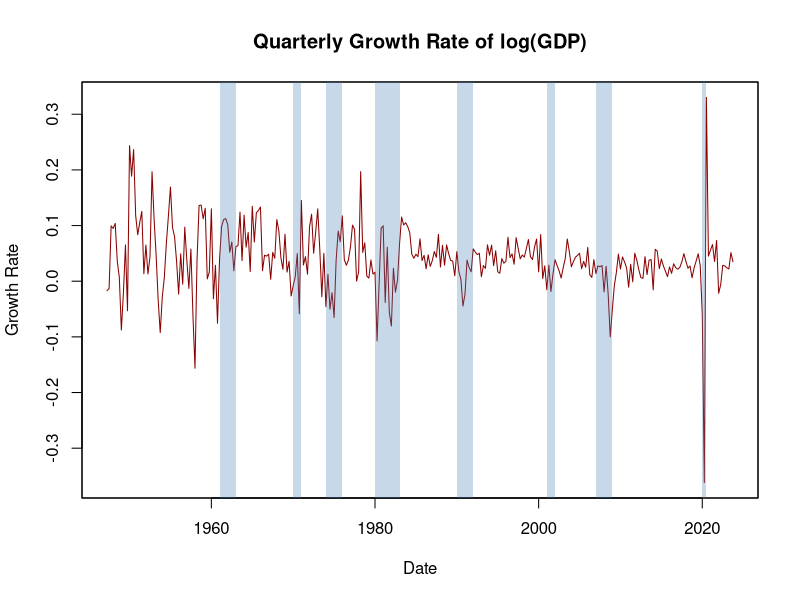
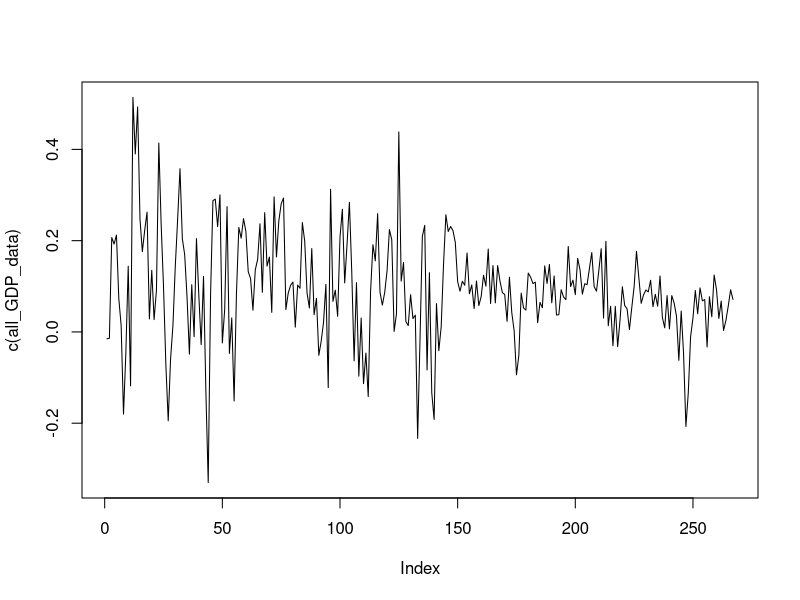
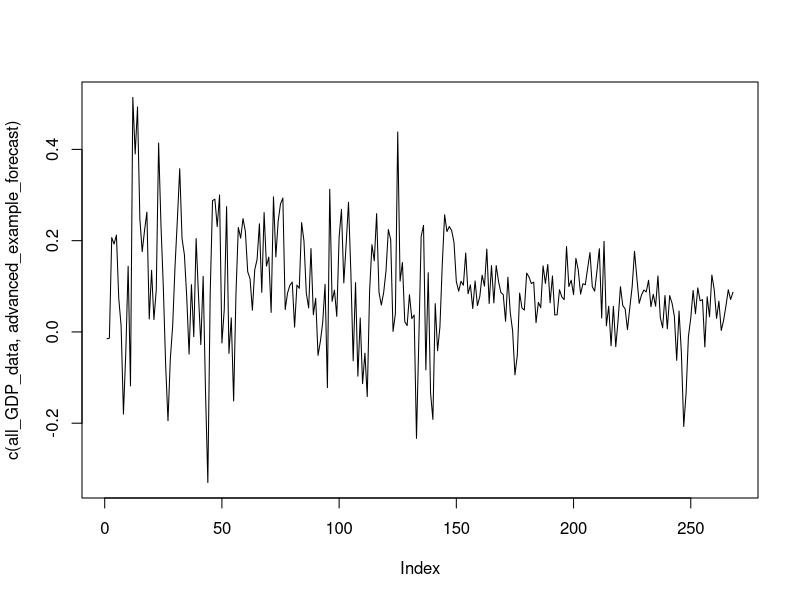
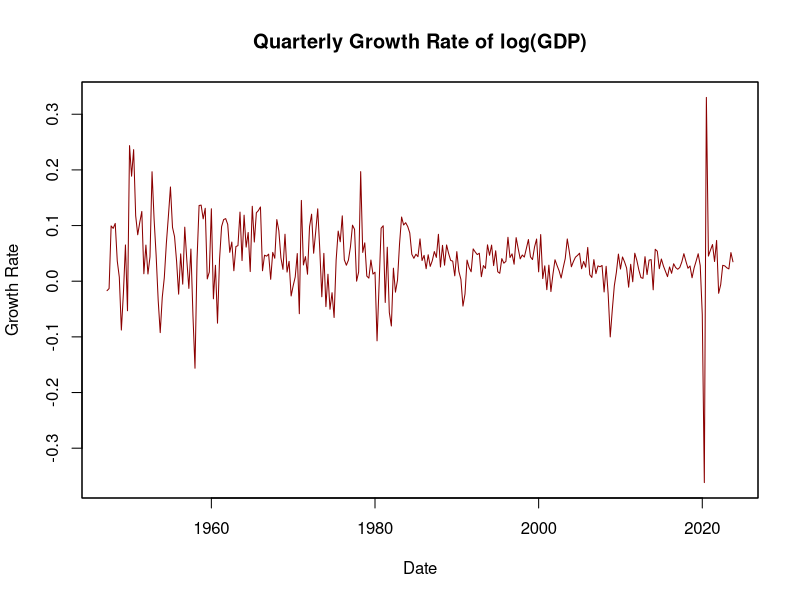

Reproduce these figures in R, in order. (Note: this script raises an error after producing the figures.)
## ---- chunk 1

library(tidyverse)
library(ggplot2)
library(zoo)
library(forecast)
library(xts)
library(readxl)

## ---- chunk 2

# Reading the GDP data
RGDP_Data <- read_excel("RGDP Data.xlsx")

# extracting the most revised values/recent data (2024 Q1) 
latest_data <- RGDP_Data$ROUTPUT24Q1

# creating a lag for all quarters
lag(latest_data)

# check is a dataset to validate whether the data is stationary 
check <- data.frame(RGDP_Data$DATE, log(latest_data), lag(log(latest_data)))

check <- check %>% 
  rename(c("Date" = "RGDP_Data.DATE",
           "Raw Data" = "log.latest_data.",
           "First Lag" = "lag.log.latest_data.."))

# calculating growth rate of log(GDP) from one quarter to the next
check <- check[-1,] %>% 
  mutate(growth_rate = (log(`Raw Data`) - log(`First Lag`))/log(`First Lag`) * 100)

# formatting the data variable in terms of year and quarters
Dates <- gsub(":", " ", check$Date) 
check <- check %>% 
  mutate(Time = as.yearqtr(Dates)) %>% 
  select(c(Time, growth_rate)) %>% 
  mutate(growth_rate = as.numeric(growth_rate))

check_xts <- xts(check$growth_rate, check$Time) 

plot(as.zoo(check_xts), 
     plot.type = "single", 
     col = c("darkred"),
     lwd = 1,
     xlab = "Date",
     ylab = "Growth Rate",
     main = "Quarterly Growth Rate of log(GDP)")

# function that transform years to class 'yearqtr'
YToYQTR <- function(years){
  return(
      sort(as.yearqtr(sapply(years, paste, c("Q1", "Q2", "Q3", "Q4"))))
  )
}

# recessions
recessions <- YToYQTR(c(1961:1962, 1970, 1974:1975, 1980:1982, 1990:1991,
                2001, 2007:2008))
# the COVID recession ended in April 2020 according to the Fed
recessions_covid <- append(recessions, 
                           c(as.yearqtr("2020 Q1"), 
                             as.yearqtr("2020 Q2")))
          
# colour shading for recessions
xblocks(time(as.zoo(check_xts)), 
        c(time(check_xts) %in% recessions_covid), 
        col = alpha("steelblue", alpha = 0.3))


## EXPLAIN EVERYTHING 
# variance of initial years (prior to them changing to GDP) seems higher 
## ---- chunk 3

# Using the basic AR model from lecture 
# Inputs: Y - predicted variable, p - AR order, h - forecast horizon

fitAR=function(Y,p,h){
  
  # create p lags + forecast horizon shift (=h option)
  aux = embed(Y, p+h)
  
  #  Y variable aligned/adjusted for missing data due to lags
  y = aux[,1] 
  
  # lags of Y (predictors) corresponding to forecast horizon (prevent leakage)
  X = as.matrix(aux[,-c(1:(ncol(Y)*h))])

  # retrieve last p observations
  X.out = tail(aux,1)[1:ncol(X)] 

  # estimate direct h-step AR(p) by OLS 
  model = lm(y~X) 
  
  # extract coefficients
  coef = coef(model) 

  #make a forecast using the last few observations: a direct h-step forecast.
  pred = c(1,X.out)%*%coef 
  
  #note the addition of a constant to the test observation vector
  
  #get unadjusted rmsfe (ignoring estimation uncertainty)
  rmsfe = sqrt(sum(model$residuals^2)/nrow(X)) 
  
  #save estimated AR regression, prediction, and estimated coefficients
  return(list("model"=model,"pred"=pred,"coef"=coef, "rmsfe"=rmsfe)) 
}


# Creating a test dataset that comprises the growth_rate from the check dataset 

test_AR <- as.matrix(check$growth_rate)


fitAR(test_AR, 2, 2)

## ---- chunk 4

# calculating mean first revision percentage changes 

# extracting initial values of all variables from 1965 Q3 to 2019 Q4 (pre-covid)
# 1965 Q4 onwards is when they first started revising data from the previous quarter 

data_65q3_onwards <- RGDP_Data[c(75:292), c(1:219)]  %>% 
  subset(select = -DATE) 

# convert the above data to a matrix for easier manipulation
m1 <- as.matrix(data_65q3_onwards) 

data_65q3_onwards <- matrix(m1, ncol = ncol(data_65q3_onwards), dimnames = NULL)

# base dataset showing the GDP values across quarters 

GDP_across_q <- RGDP_Data[c(74:293), c(1:220)] %>%
  subset(select = -DATE) %>%
  mutate_all(as.numeric)

colnames(GDP_across_q) <- NULL

GDP_across_q <- as.matrix(GDP_across_q) 

lagged_GDP_across_q <- lag(GDP_across_q)

df <- 100 * (log(GDP_across_q) - log(lagged_GDP_across_q))/log(lagged_GDP_across_q)

# Removing the first and last row since we had added those to compute the lag.
df <- df[-c(1, 220),]

# Revised values is a data frame that shows the growth rate of each quarter as compared to the previous quarter, across revisions. For instance, revision0 is the initial growth rate for each quarter, and revision1 shows the growth rate after values have been revised. 

revised_growth <- data.frame(matrix(NA, nrow = 218, ncol = 0))

for (i in 0:40){
  na_vector = c(replicate(218, NA)) 
  na_vector = as.numeric(na_vector)
  
  values <- diag(df)
  
  col_name = paste0("revision", i)
  
  na_vector[1:(218-i)] = values[1:(218-i)]
  revised_growth[[`col_name`]] = na_vector
  
  df <- df[,-c(1)]
}


# Now, we are looking into how the growth rates change due to revision
lagged_growth <- revised_growth[, -c(ncol(revised_growth))]
revised_growth <- revised_growth[,-c(1)]

# We're taking the average of the change in growth per revision 
change_in_growth <- 100*((revised_growth - lagged_growth)/lagged_growth)

change_in_growth[sapply(change_in_growth, is.infinite)] <- NA
  
change_in_growth <- change_in_growth %>% apply(2, mean, na.rm = TRUE)

## ---- chunk 5

# n refers to the number of periods that sum up to 10 years for a given dataset. For instance, n = 40 for a dataset arranged by quarters, and n = 120 for a dataset arranged by months.

prep_func = function(dataset, row_range, col_range, n){
  
  # cut dataset into relevant ranges
  
  data_across_q <- dataset[row_range, col_range] %>%
    #subset(select = -DATE) %>%
    mutate_all(as.numeric)
  
  colnames(data_across_q) <- NULL
  
  data_across_q <- as.matrix(data_across_q) 
  
  lagged_data_across_q <- lag(data_across_q)
  
  df <- 100 * (log(data_across_q) - log(lagged_data_across_q))/log(lagged_data_across_q)
  
  # Removing the first and last row since we had added those to compute the lag.
  df <- df[-c(1, length(row_range)),]
  
# Revised values is a data frame that shows the growth rate of each quarter as compared to the previous quarter, across revisions. For instance, revision0 is the initial growth rate for each quarter, and revision1 shows the growth rate after values have been revised. 
  
  revised_growth <- data.frame(matrix(NA, nrow = length(row_range) - 2, ncol = 0))
  
  for (i in 0:n){
    na_vector = c(replicate(length(row_range) - 2, NA)) 
    na_vector = as.numeric(na_vector)
    
    values <- diag(df)
    
    col_name = paste0("revision", i)
    
    na_vector[1:(length(row_range) - 2 -i)] = values[1:(length(row_range) - 2 -i)]
    revised_growth[[`col_name`]] = na_vector
    
    df <- df[,-c(1)]
  }
  
  revised_growth_df <- revised_growth
  
  # Now, we are looking into how the growth rates change due to revision
  lagged_growth <- revised_growth[, -c(ncol(revised_growth))]
  revised_growth <- revised_growth[,-c(1)]
  
  # We're taking the average of the change in growth per revision 
  change_in_growth <- 100*((revised_growth - lagged_growth)/lagged_growth)
  
  change_in_growth[sapply(change_in_growth, is.infinite)] <- NA
    
  change_in_growth <- change_in_growth %>% apply(2, mean, na.rm = TRUE)
  
  return(list("df" = revised_growth_df, "delta" = change_in_growth))
}

dataset <- RGDP_Data
row_range <- c(74:293)
col_range <- c(2:220)

a = RGDP_Data[c(74:293), c(2:220)]

post_prep_gdp <- prep_func(dataset, row_range, col_range, 40)
post_prep_gdp_df <- post_prep_gdp$df
post_prep_gdp_delta = post_prep_gdp$delta
## ---- chunk 6

# Housing Starts data only available from 1970 Apr onwards, is in monthly rather than quarterly

hstarts <- read_excel("hstartsMvMd.xlsx")

# Row and column range from 1970 Apr to 2024 Feb (Values from 2024 Mar)

#hstart_row_range <- c(279:926)
#hstart_col_range <- c(29:675)

# hstarts[hstart_row_range, hstart_col_range]

# Accounting for covid, stopping at Mar 2020 values

hstart_row_range <- c(279:879)
hstart_col_range <- c(29:628)

# hstarts[hstart_row_range, hstart_col_range]

post_prep_hstart <- prep_func(hstarts, hstart_row_range, hstart_col_range, 120)
post_prep_hstart_df <- post_prep_hstart$df
post_prep_hstart_delta <- post_prep_hstart$delta



## ---- chunk 7

example_q = "2014 Q1"
example_yq = as.yearqtr(example_q)

############
## GDP 
############

# Formatting dataframe of quarters and their estimated values
working_df = RGDP_Data[, -c(1)] %>%
  mutate_all(as.numeric)

colnames(working_df) <- sapply(seq(as.Date(as.yearqtr("1965 Q4", format = "%Y Q%q")), by="quarter", length.out = ncol(working_df)), function(x) format(as.yearqtr(x), format = "%Y Q%q"))

rownames(working_df) <- sapply(seq(as.Date(as.yearqtr("1947 Q1", format = "%Y Q%q")), by="quarter", length.out = nrow(working_df)), function(x) format(as.yearqtr(x), format = "%Y Q%q"))

# Calculating growth rate of each quarter
lagged_working_df = lag(working_df)
perc_change_df = (100 * (log(working_df) - log(lagged_working_df)) / log(lagged_working_df))[-c(1),]


############
## HStarts
############

# revised hstarts data 
hstart_row_range <- c(279:879)
hstart_col_range <- c(29:628)

hstarts_revised <- hstarts[hstart_row_range, hstart_col_range] %>%
    mutate_all(as.numeric)

colnames(hstarts_revised) <- sapply(seq(as.Date(as.yearmon("1970 M04", format = "%Y M%m")), by="month", length.out = ncol(hstarts_revised)), function(x) format(as.yearmon(x), format = "%Y M%m"))

rownames(hstarts_revised) <- sapply(seq(as.Date(as.yearmon("1970 M03", format = "%Y M%m")), by="month", length.out = nrow(hstarts_revised)), function(x) format(as.yearmon(x), format = "%Y M%m"))

# Calculating growth rate of each quarter
lagged_hstarts_revised = lag(hstarts_revised)
perc_change_df_hstarts = (100 * (log(hstarts_revised) - log(lagged_hstarts_revised)) / log(hstarts_revised))[-c(1),]

## ---- chunk 8

end_of_row_mark = (example_yq - as.yearqtr("1947 Q1", format = "%Y Q%q")) * 4 - 1

basic_values <- perc_change_df[1:end_of_row_mark,][[`example_q`]]

test <- as.matrix(basic_values)

basic_AR_model = fitAR(test, 2, 2)

basic_example_forecast = basic_AR_model$pred
basic_example_model = basic_AR_model$model
basic_example_forecast

AIC_basicAR = AIC(basic_AR_model$model)
AIC_basicAR


## ---- chunk 9

# Split dataframe into 10 years before target date and current value of growth for quarters more than 10 years ago
ten_year_mark = (example_yq - 10 - as.yearqtr("1947 Q1", format = "%Y Q%q")) * 4
end_of_row_mark = (example_yq - as.yearqtr("1947 Q1", format = "%Y Q%q")) * 4 - 1

# Most recent values for start of time to 10 years before target date
ancient_values <- perc_change_df[1:ten_year_mark,][[`example_q`]]

# All other values
recent_values <- perc_change_df[(ten_year_mark + 1):
                                  end_of_row_mark,][[`example_q`]]

# Applying approximation of final growth numbers on recent values
forecast_growth = recent_values 
for (i in 1:length(recent_values)){
  for (j in 1:i){
    forecast_growth[i] = forecast_growth[i] * (1 + (change_in_growth[40 - j] / 100) )
  }
}

all_GDP_data = c(ancient_values, forecast_growth)


test2 <- as.matrix(all_GDP_data)

AR_fitted_model = fitAR(test2, 2, 2)

advanced_example_forecast = AR_fitted_model$pred
advanced_example_model = AR_fitted_model$model
advanced_example_forecast

plot(c(all_GDP_data), type = "l", lwd = 1)
plot(c(all_GDP_data, advanced_example_forecast), type = "l", lwd = 1)

AIC_advancedAR = AIC(AR_fitted_model$model)
AIC_advancedAR

## ---- chunk 10

example_q = "2014 Q1"
example_yq = as.yearqtr(example_q) + 1/4

# prepping GDP data 

ten_year_mark = (example_yq - 10 - as.yearqtr("1970 Q1", format = "%Y Q%q")) * 4
end_of_row_mark = (example_yq - as.yearqtr("1970 Q1", format = "%Y Q%q")) * 4 - 1 

# Most recent values for start of time to 10 years before target date
ancient_values <- perc_change_df[1:ten_year_mark,][[`example_q`]]

# All other values
recent_values <- perc_change_df[(ten_year_mark + 1):
                                  end_of_row_mark,][[`example_q`]]

# Applying approximation of final growth numbers on recent values
forecast_growth = recent_values 
for (i in 1:length(recent_values)){
  for (j in 1:i){
    forecast_growth[i] = forecast_growth[i] * (1 + (change_in_growth[40 - j] / 100) )
  }
}

all_GDP_data = c(ancient_values, forecast_growth)


# prepping hstarts data 

# function to convert q to specific format 
QtoM = function(year_string){
  year = substr(year_string, start = 1, stop = 4)
  quarter = substr(year_string, start = 6, stop = 7)
  if (quarter == "Q1"){
    M = "M03"
  } else if (quarter == "Q2"){
    M = "M06"
  } else if (quarter == "Q3"){
    M = "M09"
  } else if (quarter == "Q4"){
    M = "M12"
  }
  output = paste(year, M)
  
  return(output)
}

example_mq = QtoM(example_q)
# example_mq_format is in the yearmon format 
example_mq_format = as.yearmon(example_mq, format = "%Y M%m") + 2/12


# Split dataframe into 10 years before target date and current value of growth for quarters more than 10 years ago
ten_year_mark_m = round((example_mq_format - 10 - 
                           as.yearmon("1970 M04", format = "%Y M%m")) * 12, 1)
end_of_row_mark_m = round((example_mq_format - 
                       as.yearmon("1970 M04", format = "%Y M%m")) * 12 - 1, 1)


# Most recent values for start of time to 10 years before target date
ancient_values_hstarts <-  perc_change_df_hstarts[1:ten_year_mark_m,][[`example_mq`]]

# All other values
recent_values_hstarts <- perc_change_df_hstarts[(ten_year_mark_m + 1):
                                  end_of_row_mark_m,][[`example_mq`]]

# Applying approximation of final growth numbers on recent values
forecast_growth_hstarts = recent_values_hstarts 
for (i in 1:length(recent_values_hstarts)){
  for (j in 1:i){
    forecast_growth_hstarts[i] = forecast_growth_hstarts[i] * (1 + (post_prep_hstart_delta[120 - j] / 100) )
  }
}

all_hstarts_data = c(ancient_values_hstarts, forecast_growth_hstarts)


# adjusted GDP data = all_GDP_data 
# adjusted hstarts data = all_hstarts_data

# Why housing starts?
#### SHOW A GRAPH 
plot(as.zoo(check_xts), 
     plot.type = "single", 
     col = c("darkred"),
     lwd = 1,
     xlab = "Date",
     ylab = "Growth Rate",
     main = "Quarterly Growth Rate of log(GDP)")


# Convert the GDP delta to a time series 
GDPGrowth_ts <- ts(GDPGrowth, 
                  start = c(1960, 1), 
                  end = c(2013, 4), 
                  frequency = 4)


ADL1data <- ts.union(post_prep_gdp_df, TSpread_ts)
